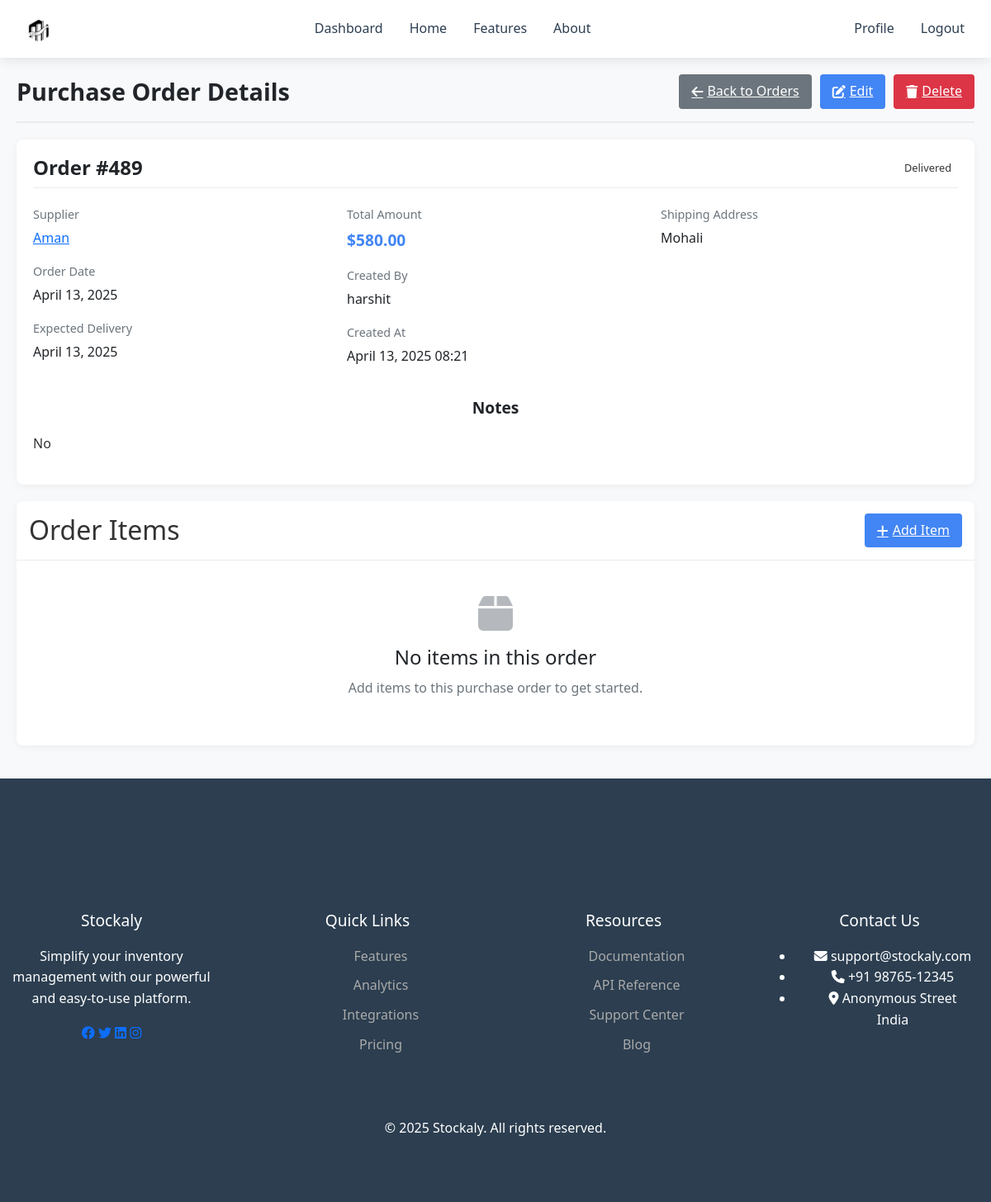
/suppliers/purchase-orders/1/ (signed in), run on the app's committed database.
### suppliers/models.py (models this page shows, shortened)
class PurchaseOrder(models.Model):
    STATUS_CHOICES = [
        ('draft', 'Draft'),
        ('submitted', 'Submitted'),
        ('approved', 'Approved'),
        ('shipped', 'Shipped'),
        ('delivered', 'Delivered'),
        ('cancelled', 'Cancelled'),
    ]
    supplier = models.ForeignKey(Supplier, on_delete=models.CASCADE, related_name='purchase_orders')
    order_number = models.CharField(max_length=50, unique=True)
    order_date = models.DateField()
    expected_delivery_date = models.DateField()
    status = models.CharField(max_length=20, choices=STATUS_CHOICES, default='draft')
    total_amount = models.DecimalField(max_digits=12, decimal_places=2)
    shipping_address = models.TextField()
    notes = models.TextField(blank=True, null=True)
    created_by = models.ForeignKey(settings.AUTH_USER_MODEL, on_delete=models.SET_NULL, null=True)
    created_at = models.DateTimeField(auto_now_add=True)
    updated_at = models.DateTimeField(auto_now=True)

class Supplier(models.Model):
    CATEGORY_CHOICES = [
        ('electronics', 'Electronics'),
        ('clothing', 'Clothing'),
        ('food', 'Food & Beverages'),
        ('office', 'Office Supplies'),
        ('furniture', 'Furniture'),
        ('raw_materials', 'Raw Materials'),
        ('other', 'Other'),
    ]
    STATUS_CHOICES = [
        ('active', 'Active'),
        ('inactive', 'Inactive'),
        ('pending', 'Pending Approval'),
        ('blacklisted', 'Blacklisted'),
    ]
    name = models.CharField(max_length=100)
    company = models.CharField(max_length=100)
    email = models.EmailField()
    phone = models.CharField(max_length=20)
    address = models.TextField()
    city = models.CharField(max_length=50)
    state = models.CharField(max_length=50)
    zip_code = models.CharField(max_length=20)
    country = models.CharField(max_length=50)
    category = models.CharField(max_length=20, choices=CATEGORY_CHOICES, default='other')
    status = models.CharField(max_length=20, choices=STATUS_CHOICES, default='active')
    website = models.URLField(blank=True, null=True)
    notes = models.TextField(blank=True, null=True)
    date_added = models.DateTimeField(auto_now_add=True)
    last_updated = models.DateTimeField(auto_now=True)

### inventory/models.py (models this page shows, shortened)
class CustomUser(AbstractUser):
    role = models.CharField(max_length=100, default="user")

### suppliers/views.py (the view)
# urls.py: path('purchase-orders/<int:pk>/', views.purchase_order_detail, name='purchase_order_detail'),
@login_required
def purchase_order_detail(request, pk):
    order = get_object_or_404(PurchaseOrder, pk=pk)
    items = order.items.all()
    context = {
        'order': order,
        'items': items,
    }
    return render(request, 'suppliers/purchase_order_detail.html', context)

### suppliers/templates/suppliers/purchase_order_detail.html
{% extends 'suppliers/base.html' %}
{% block supplier_content %}
<div class="supplier-header">
    <h1 class="supplier-title">Purchase Order Details</h1>
    <div class="supplier-actions">
        <a href="{% url 'purchase_order_list' %}" class="export-btn">
            <i class="fas fa-arrow-left"></i> Back to Orders
        </a>
        <a href="{% url 'edit_purchase_order' order.id %}" class="add-btn">
            <i class="fas fa-edit"></i> Edit
        </a>
        <a href="{% url 'delete_purchase_order' order.id %}" class="export-btn" style="background-color: #dc3545;">
            <i class="fas fa-trash"></i> Delete
        </a>
    </div>
</div>
<div class="detail-container">
    <div class="detail-header">
        <h2 class="detail-title">Order #{{ order.order_number }}</h2>
        <span class="status-badge status-{{ order.status }}">
            {{ order.get_status_display }}
        </span>
    </div>
    <div class="detail-info">
        <div>
            <div class="info-group">
                <div class="info-label">Supplier</div>
                <div class="info-value">
                    <a href="{% url 'supplier_detail' order.supplier.id %}">{{ order.supplier.name }}</a>
                </div>
            </div>
            <div class="info-group">
                <div class="info-label">Order Date</div>
                <div class="info-value">{{ order.order_date|date:"F j, Y" }}</div>
            </div>
            <div class="info-group">
                <div class="info-label">Expected Delivery</div>
                <div class="info-value">{{ order.expected_delivery_date|date:"F j, Y" }}</div>
            </div>
        </div>
        <div>
            <div class="info-group">
                <div class="info-label">Total Amount</div>
                <div class="info-value" style="font-size: 1.2rem; font-weight: 600; color: var(--primary-color);">${{ order.total_amount }}</div>
            </div>
            <div class="info-group">
                <div class="info-label">Created By</div>
                <div class="info-value">{{ order.created_by.username }}</div>
            </div>
            <div class="info-group">
                <div class="info-label">Created At</div>
                <div class="info-value">{{ order.created_at|date:"F j, Y H:i" }}</div>
            </div>
        </div>
        <div>
            <div class="info-group">
                <div class="info-label">Shipping Address</div>
                <div class="info-value">{{ order.shipping_address }}</div>
            </div>
        </div>
    </div>
    {% if order.notes %}
    <div class="section-title">Notes</div>
    <p>{{ order.notes }}</p>
    {% endif %}
</div>
<div class="supplier-table-container">
    <div style="display: flex; justify-content: space-between; align-items: center; padding: 15px; border-bottom: 1px solid var(--light-border);">
        <h2 style="margin: 0;">Order Items</h2>
        <a href="{% url 'add_order_item' order.id %}" class="add-btn">
            <i class="fas fa-plus"></i> Add Item
        </a>
    </div>
    {% if items %}
    <table class="supplier-table">
        <thead>
            <tr>
                <th>Product</th>
                <th>Product Code</th>
                <th>Quantity</th>
                <th>Unit Price</th>
                <th>Total Price</th>
            </tr>
        </thead>
        <tbody>
            {% for item in items %}
            <tr>
                <td>{{ item.product.product_name }}</td>
                <td>{{ item.product.product_code }}</td>
                <td>{{ item.quantity }}</td>
                <td>${{ item.unit_price }}</td>
                <td>${{ item.total_price }}</td>
            </tr>
            {% endfor %}
        </tbody>
        <tfoot>
            <tr>
                <td colspan="4" style="text-align: right; font-weight: 600;">Total:</td>
                <td style="font-weight: 600;">${{ order.total_amount }}</td>
            </tr>
        </tfoot>
    </table>
    {% else %}
    <div class="empty-state">
        <i class="fas fa-box"></i>
        <h3>No items in this order</h3>
        <p>Add items to this purchase order to get started.</p>
    </div>
    {% endif %}
</div>
{% endblock %}

### suppliers/templates/suppliers/base.html (shortened to what this page needs)
{% extends 'base.html' %}
{% load static %}
{% block content %}
<div class="supplier-container">
    {% block supplier_content %}{% endblock %}
</div>
{% endblock %}

### inventory/templates/base.html (shortened to what this page needs)
{% load static %}
<!DOCTYPE html>
<html lang="en">
  <head>
    <link rel="stylesheet" href="https://cdn.jsdelivr.net/npm/bootstrap@5.3.3/dist/css/bootstrap.min.css"/>
    <link rel="stylesheet" href="https://cdn.jsdelivr.net/npm/bootstrap-icons@1.11.1/font/bootstrap-icons.css">
    <link rel="stylesheet" href="https://cdnjs.cloudflare.com/ajax/libs/font-awesome/6.4.0/css/all.min.css">
    <link rel="stylesheet" href="{% static 'css/final.css' %}">
  </head>
  <body>
      <nav class="navbar">
        <div class="logo"><img style="width: 30px;" src="{% static 'images/stockaly_logo-removebg-preview.png' %}" alt=""></div>
        <div class="nav-links">
          {% if user.role == "user" %}
        <div class="nav-links">
          <a href="{% url 'index' %}">Dashboard</a>
        </div>
      {% endif %}
            <a href="{% url 'home' %}">Home</a>
            <a href="#features">Features</a>
            <a href="{% url 'aboutus' %}">About</a>
        </div>
        {% if user.is_authenticated %}
      <div class="nav-links">
        <a href="{% url 'profile' %}">Profile</a>
        <a href="{% url 'logout' %}">Logout</a>
      </div>
      {% else %}
      <div class="nav-links">
        <a href="{% url 'register' %}">SignUp</a>
        <a href="{% url 'login' %}">Login</a>
      </div>
      {% endif %}
    </nav>
    <div>
      {% block content %}
      {% endblock %}
    </div>
    <footer>
      <footer class="footer">
        <div class="footer-container">
            <div class="footer-grid">
                <div class="footer-col">
                    <h4>Stockaly</h4>
                    <p class="company-desc">
                        Simplify your inventory management with our powerful and easy-to-use platform.
                    </p>
                    <div class="social-links">
                        <a href="https://www.facebook.com/"><i class="fab fa-facebook"></i></a>
                        <a href="https://www.twitter.com/"><i class="fab fa-twitter"></i></a>
                        <a href="https://www.linkedin.com/"><i class="fab fa-linkedin"></i></a>
                        <a href="https://www.instagram.com/"><i class="fab fa-instagram"></i></a>
                    </div>
                </div>
                <div class="footer-col">
                    <h4>Quick Links</h4>
                    <ul class="footer-links">
                        <li><a href="#features">Features</a></li>
                        <li><a href="#analytics">Analytics</a></li>
                        <li><a href="#integrations">Integrations</a></li>
                        <li><a href="#pricing">Pricing</a></li>
                    </ul>
                </div>
                <div class="footer-col">
                    <h4>Resources</h4>
                    <ul class="footer-links">
                        <li><a href="#">Documentation</a></li>
                        <li><a href="#">API Reference</a></li>
                        <li><a href="#">Support Center</a></li>
                        <li><a href="#">Blog</a></li>
                    </ul>
                </div>
                <div class="footer-col">
                    <h4>Contact Us</h4>
                    <ul class="contact-info">
                        <li>
                            <i class="fas fa-envelope"></i>
                            <span>support@stockaly.com</span>
                        </li>
                        <li>
                            <i class="fas fa-phone"></i>
                            <span>+91 98765-12345</span>
                        </li>
                        <li>
                            <i class="fas fa-map-marker-alt"></i>
                            <span>Anonymous Street<br>India</span>
                        </li>
                    </ul>
                </div>
            </div>
            <div class="footer-bottom">
                <p>&copy; <script>document.write(new Date().getFullYear())</script> Stockaly. All rights reserved.</p>
            </div>
        </div>
    </footer>
    </footer>
  </body>
</html>

### inventory/static/css/final.css (style rules this page uses)
* { margin: 0; padding: 0; box-sizing: border-box; font-family: 'Segoe UI', Tahoma, Geneva, Verdana, sans-serif; }
body { background: linear-gradient(135deg, #f5f7fa 0%, #c3cfe2 100%); overflow-x: hidden; }
:root { --primary: #3498db; --secondary: #2980b9; --accent: #e74c3c; --dark: #2c3e50; --light: #ecf0f1; --success: #2ecc71; }
body { background-color: #f5f7fa; color: #333; line-height: 1.6; }
.navbar { background: rgba(255, 255, 255, 0.95); padding: 1rem 2rem; box-shadow: 0 2px 15px rgba(0,0,0,0.1); display: flex; justify-content: space-between; align-items: center; position: fixed; width: 100%; top: 0; z-index: 100; backdrop-filter: blur(10px); }
.logo { font-size: 1.5rem; font-weight: bold; color: #2c3e50; animation: slideIn 1s ease-out; }
.nav-links { display: flex; gap: 2rem; }
.nav-links a { text-decoration: none; color: #2c3e50; font-weight: 500; transition: all 0.3s ease; position: relative; }
.nav-links a::after { content: ''; position: absolute; width: 0; height: 2px; bottom: -5px; left: 0; background-color: #3498db; transition: width 0.3s ease; }
.section-title { text-align: center; font-size: 2.5rem; margin-bottom: 20px; }
.section-title { text-align: center; font-size: 2.5rem; color: #2c3e50; margin-bottom: 3rem; }
footer { padding: 80px 0 30px; text-align: center; background-color: var(--dark); color: white; }
.footer-grid { display: grid; grid-template-columns: repeat(auto-fit, minmax(200px, 1fr)); gap: 40px; margin-bottom: 60px; }
.footer-col h4 { font-size: 1.2rem; margin-bottom: 20px; }
.footer-links { list-style: none; }
.footer-links li { margin-bottom: 10px; }
.footer-links a { color: #aaa; text-decoration: none; transition: color 0.3s; }

### data on the page
PurchaseOrder: order_number "489", status "Delivered", supplier.name "Aman", order_date "April 13, 2025", expected_delivery_date "April 13, 2025", total_amount "580.00", created_by.username "harshit", created_at "April 13, 2025 08:21", shipping_address "Mohali", notes "No"
